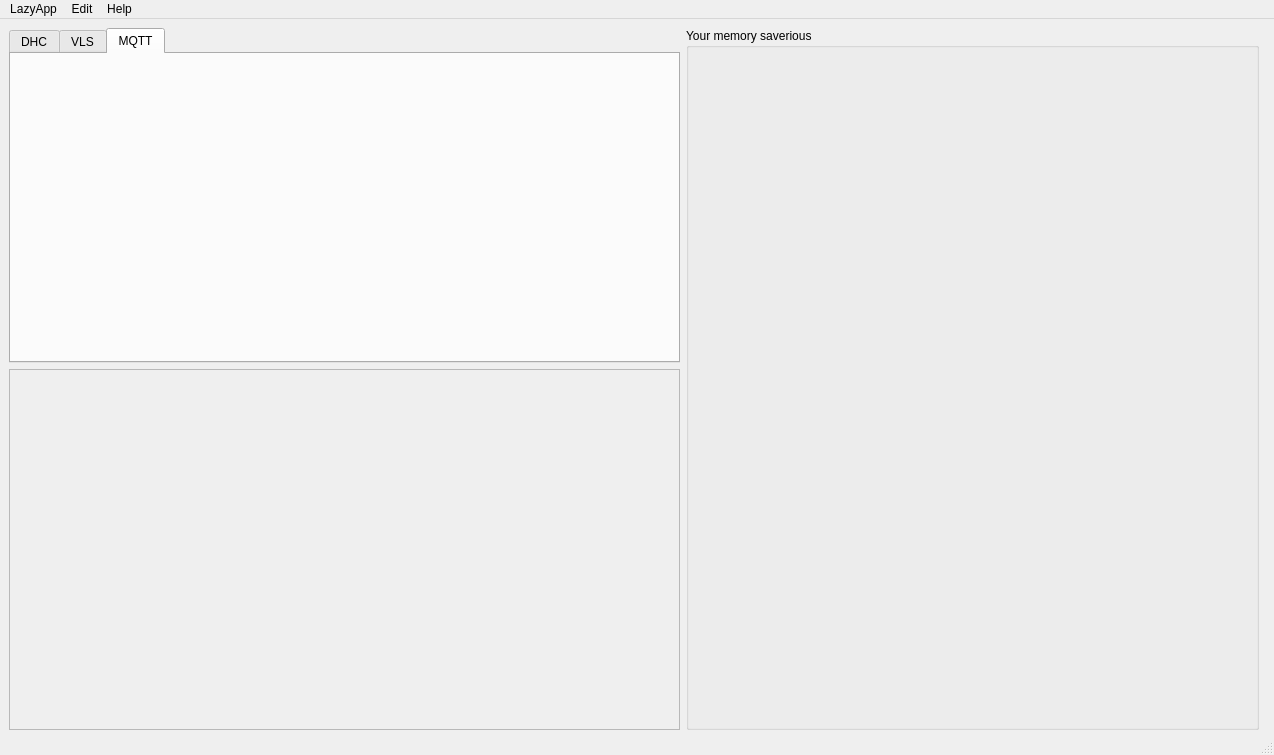
<?xml version="1.0" encoding="UTF-8"?>
<ui version="4.0">
 <class>MainWindow</class>
 <widget class="QMainWindow" name="MainWindow">
  <property name="geometry">
   <rect>
    <x>0</x>
    <y>0</y>
    <width>1274</width>
    <height>755</height>
   </rect>
  </property>
  <property name="sizePolicy">
   <sizepolicy hsizetype="Expanding" vsizetype="Expanding">
    <horstretch>0</horstretch>
    <verstretch>0</verstretch>
   </sizepolicy>
  </property>
  <property name="windowTitle">
   <string>MainWindow</string>
  </property>
  <widget class="QWidget" name="centralwidget">
   <widget class="QWidget" name="">
    <property name="geometry">
     <rect>
      <x>9</x>
      <y>9</y>
      <width>1250</width>
      <height>702</height>
     </rect>
    </property>
    <layout class="QGridLayout" name="gridLayout_2">
     <item row="1" column="0">
      <widget class="QFrame" name="frame_jsonEdit">
       <property name="sizePolicy">
        <sizepolicy hsizetype="Expanding" vsizetype="Expanding">
         <horstretch>0</horstretch>
         <verstretch>0</verstretch>
        </sizepolicy>
       </property>
       <property name="minimumSize">
        <size>
         <width>671</width>
         <height>361</height>
        </size>
       </property>
       <property name="frameShape">
        <enum>QFrame::StyledPanel</enum>
       </property>
       <property name="frameShadow">
        <enum>QFrame::Raised</enum>
       </property>
      </widget>
     </item>
     <item row="0" column="0">
      <widget class="QTabWidget" name="AppTab">
       <property name="sizePolicy">
        <sizepolicy hsizetype="Expanding" vsizetype="Expanding">
         <horstretch>0</horstretch>
         <verstretch>0</verstretch>
        </sizepolicy>
       </property>
       <property name="minimumSize">
        <size>
         <width>671</width>
         <height>321</height>
        </size>
       </property>
       <property name="autoFillBackground">
        <bool>true</bool>
       </property>
       <property name="currentIndex">
        <number>2</number>
       </property>
       <widget class="QWidget" name="DHC_Tab">
        <attribute name="title">
         <string>DHC</string>
        </attribute>
        <widget class="QPushButton" name="pushButton">
         <property name="geometry">
          <rect>
           <x>30</x>
           <y>240</y>
           <width>111</width>
           <height>31</height>
          </rect>
         </property>
         <property name="text">
          <string>TSP pub</string>
         </property>
        </widget>
        <widget class="QWidget" name="layoutWidget">
         <property name="geometry">
          <rect>
           <x>30</x>
           <y>30</y>
           <width>621</width>
           <height>121</height>
          </rect>
         </property>
         <layout class="QHBoxLayout" name="horizontalLayout_3">
          <item>
           <layout class="QGridLayout" name="gridLayout">
            <item row="0" column="0">
             <widget class="QLabel" name="label_intervalUnit">
              <property name="text">
               <string>&lt;html&gt;&lt;head/&gt;&lt;body&gt;&lt;p&gt;&lt;span style=&quot; font-size:11pt; font-weight:700;&quot;&gt;Interval Unit&lt;/span&gt;&lt;/p&gt;&lt;/body&gt;&lt;/html&gt;</string>
              </property>
             </widget>
            </item>
            <item row="0" column="1" colspan="2">
             <widget class="QComboBox" name="comboBox_intervalUnit">
              <property name="minimumSize">
               <size>
                <width>91</width>
                <height>0</height>
               </size>
              </property>
              <property name="font">
               <font>
                <pointsize>11</pointsize>
                <bold>true</bold>
               </font>
              </property>
              <property name="placeholderText">
               <string/>
              </property>
              <item>
               <property name="text">
                <string>Days</string>
               </property>
               <property name="icon">
                <iconset theme="applications-utilities"/>
               </property>
              </item>
              <item>
               <property name="text">
                <string>Minutes</string>
               </property>
              </item>
             </widget>
            </item>
            <item row="0" column="3">
             <widget class="QPushButton" name="pushButton_2">
              <property name="text">
               <string>Set</string>
              </property>
             </widget>
            </item>
            <item row="1" column="0" colspan="2">
             <widget class="QLabel" name="label_IntervalValue">
              <property name="sizePolicy">
               <sizepolicy hsizetype="MinimumExpanding" vsizetype="Preferred">
                <horstretch>0</horstretch>
                <verstretch>0</verstretch>
               </sizepolicy>
              </property>
              <property name="minimumSize">
               <size>
                <width>97</width>
                <height>29</height>
               </size>
              </property>
              <property name="text">
               <string>&lt;html&gt;&lt;head/&gt;&lt;body&gt;&lt;p&gt;&lt;span style=&quot; font-size:11pt; font-weight:700;&quot;&gt;Interval Value&lt;/span&gt;&lt;/p&gt;&lt;/body&gt;&lt;/html&gt;</string>
              </property>
             </widget>
            </item>
            <item row="1" column="2">
             <widget class="QSpinBox" name="spinBox_IntervalValue">
              <property name="font">
               <font>
                <pointsize>11</pointsize>
                <bold>true</bold>
               </font>
              </property>
             </widget>
            </item>
            <item row="1" column="3">
             <widget class="QPushButton" name="pushButton_3">
              <property name="text">
               <string>Set</string>
              </property>
             </widget>
            </item>
           </layout>
          </item>
          <item>
           <widget class="QGroupBox" name="groupBox">
            <property name="font">
             <font>
              <pointsize>11</pointsize>
              <bold>true</bold>
             </font>
            </property>
            <property name="title">
             <string>Consent State</string>
            </property>
            <widget class="QWidget" name="layoutWidget">
             <property name="geometry">
              <rect>
               <x>10</x>
               <y>30</y>
               <width>143</width>
               <height>60</height>
              </rect>
             </property>
             <layout class="QVBoxLayout" name="verticalLayout">
              <item>
               <widget class="QCheckBox" name="checkBox">
                <property name="minimumSize">
                 <size>
                  <width>131</width>
                  <height>21</height>
                 </size>
                </property>
                <property name="font">
                 <font>
                  <pointsize>11</pointsize>
                  <bold>true</bold>
                 </font>
                </property>
                <property name="text">
                 <string>AllData</string>
                </property>
               </widget>
              </item>
              <item>
               <widget class="QCheckBox" name="checkBox_2">
                <property name="minimumSize">
                 <size>
                  <width>141</width>
                  <height>22</height>
                 </size>
                </property>
                <property name="font">
                 <font>
                  <pointsize>11</pointsize>
                  <bold>true</bold>
                 </font>
                </property>
                <property name="text">
                 <string>LocationData</string>
                </property>
               </widget>
              </item>
             </layout>
            </widget>
           </widget>
          </item>
         </layout>
        </widget>
        <widget class="QWidget" name="layoutWidget">
         <property name="geometry">
          <rect>
           <x>30</x>
           <y>180</y>
           <width>621</width>
           <height>30</height>
          </rect>
         </property>
         <layout class="QHBoxLayout" name="horizontalLayout_4">
          <item>
           <widget class="QLabel" name="label_IntervalValue_3">
            <property name="text">
             <string>&lt;html&gt;&lt;head/&gt;&lt;body&gt;&lt;p&gt;&lt;span style=&quot; font-size:11pt; font-weight:700;&quot;&gt;MQTT Topic&lt;/span&gt;&lt;/p&gt;&lt;/body&gt;&lt;/html&gt;</string>
            </property>
           </widget>
          </item>
          <item>
           <widget class="QLineEdit" name="lineEdit"/>
          </item>
          <item>
           <widget class="QComboBox" name="comboBox_intervalUnit_2">
            <property name="sizePolicy">
             <sizepolicy hsizetype="Expanding" vsizetype="Fixed">
              <horstretch>0</horstretch>
              <verstretch>0</verstretch>
             </sizepolicy>
            </property>
            <property name="minimumSize">
             <size>
              <width>91</width>
              <height>0</height>
             </size>
            </property>
            <property name="font">
             <font>
              <pointsize>11</pointsize>
              <bold>true</bold>
             </font>
            </property>
            <property name="placeholderText">
             <string/>
            </property>
            <item>
             <property name="text">
              <string>MQTT/DHC</string>
             </property>
             <property name="icon">
              <iconset theme="applications-utilities"/>
             </property>
            </item>
            <item>
             <property name="text">
              <string>MQTT/DHC/result</string>
             </property>
            </item>
           </widget>
          </item>
         </layout>
        </widget>
       </widget>
       <widget class="QWidget" name="VLS_Tab">
        <attribute name="icon">
         <iconset theme="address-book-new"/>
        </attribute>
        <attribute name="title">
         <string>VLS</string>
        </attribute>
       </widget>
       <widget class="QWidget" name="MQTT_Tab">
        <attribute name="title">
         <string>MQTT</string>
        </attribute>
       </widget>
      </widget>
     </item>
     <item row="0" column="1" rowspan="2">
      <widget class="QGroupBox" name="groupBox_terminalLike">
       <property name="sizePolicy">
        <sizepolicy hsizetype="Expanding" vsizetype="Expanding">
         <horstretch>0</horstretch>
         <verstretch>10</verstretch>
        </sizepolicy>
       </property>
       <property name="minimumSize">
        <size>
         <width>571</width>
         <height>700</height>
        </size>
       </property>
       <property name="title">
        <string>Your memory saverious</string>
       </property>
      </widget>
     </item>
    </layout>
   </widget>
  </widget>
  <widget class="QMenuBar" name="menubar">
   <property name="geometry">
    <rect>
     <x>0</x>
     <y>0</y>
     <width>1274</width>
     <height>21</height>
    </rect>
   </property>
   <widget class="QMenu" name="menuLazyApp">
    <property name="title">
     <string>LazyApp</string>
    </property>
    <addaction name="actionChangeVin"/>
    <addaction name="actionSetFlag"/>
   </widget>
   <widget class="QMenu" name="menuEdit">
    <property name="title">
     <string>Edit</string>
    </property>
    <addaction name="actionTheme"/>
   </widget>
   <widget class="QMenu" name="menuHelp">
    <property name="title">
     <string>Help</string>
    </property>
    <addaction name="actionAnhTh49"/>
   </widget>
   <addaction name="menuLazyApp"/>
   <addaction name="menuEdit"/>
   <addaction name="menuHelp"/>
  </widget>
  <widget class="QStatusBar" name="statusbar"/>
  <action name="actionChangeVin">
   <property name="text">
    <string>ChangeVin</string>
   </property>
  </action>
  <action name="actionSetFlag">
   <property name="text">
    <string>SetFlag</string>
   </property>
  </action>
  <action name="actionTheme">
   <property name="text">
    <string>Theme</string>
   </property>
  </action>
  <action name="actionAnhTh49">
   <property name="text">
    <string>AnhTh49</string>
   </property>
  </action>
 </widget>
 <resources/>
 <connections/>
</ui>
